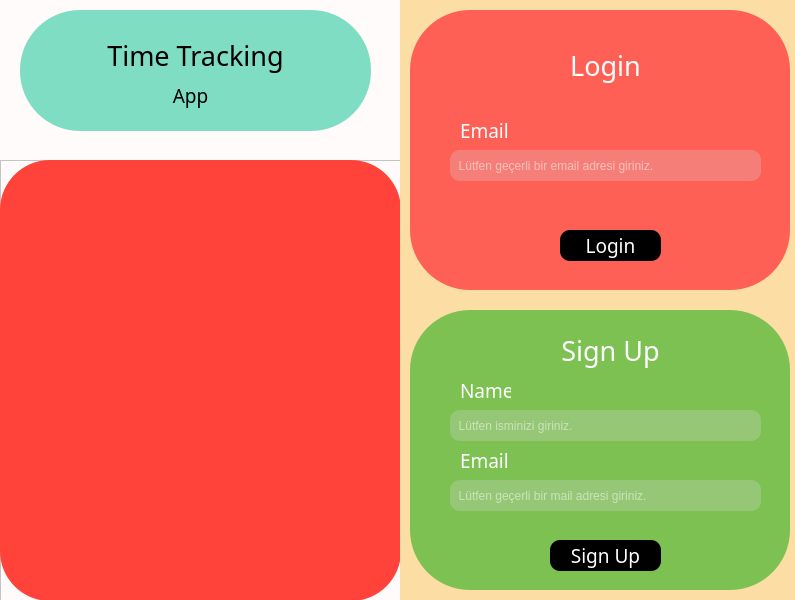
<?xml version="1.0" encoding="UTF-8"?>
<ui version="4.0">
 <class>loginUI</class>
 <widget class="QWidget" name="loginUI">
  <property name="geometry">
   <rect>
    <x>0</x>
    <y>0</y>
    <width>795</width>
    <height>600</height>
   </rect>
  </property>
  <property name="windowTitle">
   <string>Widget</string>
  </property>
  <property name="styleSheet">
   <string notr="true">background-color: rgb(133, 92, 119);</string>
  </property>
  <widget class="QWidget" name="leftSide" native="true">
   <property name="geometry">
    <rect>
     <x>0</x>
     <y>0</y>
     <width>400</width>
     <height>600</height>
    </rect>
   </property>
   <property name="styleSheet">
    <string notr="true">background-color: rgb(255, 251, 250);
border-right-color: rgb(27, 0, 21);
</string>
   </property>
   <widget class="QFrame" name="imageFrame">
    <property name="geometry">
     <rect>
      <x>0</x>
      <y>160</y>
      <width>401</width>
      <height>441</height>
     </rect>
    </property>
    <property name="frameShape">
     <enum>QFrame::StyledPanel</enum>
    </property>
    <property name="frameShadow">
     <enum>QFrame::Raised</enum>
    </property>
    <widget class="QLabel" name="image">
     <property name="geometry">
      <rect>
       <x>0</x>
       <y>0</y>
       <width>401</width>
       <height>441</height>
      </rect>
     </property>
     <property name="styleSheet">
      <string notr="true">border-radius:50px;
background-color: rgb(255, 66, 58);</string>
     </property>
     <property name="text">
      <string/>
     </property>
     <property name="pixmap">
      <pixmap>images/mainPage.png</pixmap>
     </property>
    </widget>
   </widget>
   <widget class="QWidget" name="titleWidget" native="true">
    <property name="enabled">
     <bool>true</bool>
    </property>
    <property name="geometry">
     <rect>
      <x>20</x>
      <y>10</y>
      <width>351</width>
      <height>121</height>
     </rect>
    </property>
    <property name="styleSheet">
     <string notr="true">background-color: rgb(126, 221, 194);
color:rgb(0,0,0);
border-radius:60px;
</string>
    </property>
    <widget class="QLabel" name="timeTrackingText">
     <property name="geometry">
      <rect>
       <x>70</x>
       <y>20</y>
       <width>211</width>
       <height>51</height>
      </rect>
     </property>
     <property name="font">
      <font>
       <family>Chalkboard</family>
       <pointsize>20</pointsize>
       <underline>false</underline>
      </font>
     </property>
     <property name="layoutDirection">
      <enum>Qt::LeftToRight</enum>
     </property>
     <property name="text">
      <string>Time Tracking</string>
     </property>
     <property name="alignment">
      <set>Qt::AlignCenter</set>
     </property>
    </widget>
    <widget class="QLabel" name="appText">
     <property name="geometry">
      <rect>
       <x>120</x>
       <y>70</y>
       <width>101</width>
       <height>31</height>
      </rect>
     </property>
     <property name="font">
      <font>
       <family>Chalkboard</family>
       <pointsize>14</pointsize>
       <underline>false</underline>
      </font>
     </property>
     <property name="layoutDirection">
      <enum>Qt::LeftToRight</enum>
     </property>
     <property name="text">
      <string>App</string>
     </property>
     <property name="alignment">
      <set>Qt::AlignCenter</set>
     </property>
    </widget>
   </widget>
  </widget>
  <widget class="QWidget" name="rightSide" native="true">
   <property name="geometry">
    <rect>
     <x>400</x>
     <y>0</y>
     <width>400</width>
     <height>600</height>
    </rect>
   </property>
   <property name="styleSheet">
    <string notr="true">background-color:rgb(252, 222, 164);</string>
   </property>
   <widget class="QWidget" name="signUpWidget" native="true">
    <property name="enabled">
     <bool>true</bool>
    </property>
    <property name="geometry">
     <rect>
      <x>10</x>
      <y>310</y>
      <width>380</width>
      <height>280</height>
     </rect>
    </property>
    <property name="styleSheet">
     <string notr="true">background-color:rgb(125, 193, 83);
color:rgb(255,255,255);
border-radius:60px;
</string>
    </property>
    <widget class="QPushButton" name="signUpButton">
     <property name="geometry">
      <rect>
       <x>140</x>
       <y>230</y>
       <width>111</width>
       <height>31</height>
      </rect>
     </property>
     <property name="font">
      <font>
       <family>Chalkboard</family>
       <pointsize>14</pointsize>
      </font>
     </property>
     <property name="styleSheet">
      <string notr="true">background-color:rgb(0, 0, 0);
border-radius:10px;
color:rgb(255, 255, 255);</string>
     </property>
     <property name="text">
      <string>Sign Up</string>
     </property>
    </widget>
    <widget class="QLineEdit" name="emailInputSignUp">
     <property name="geometry">
      <rect>
       <x>40</x>
       <y>170</y>
       <width>311</width>
       <height>31</height>
      </rect>
     </property>
     <property name="styleSheet">
      <string notr="true">background-color: rgba(217, 217, 217, 66);
border-radius:10px;
</string>
     </property>
     <property name="text">
      <string/>
     </property>
     <property name="placeholderText">
      <string>  Lütfen geçerli bir mail adresi giriniz.</string>
     </property>
    </widget>
    <widget class="QLabel" name="emailTextLabel">
     <property name="geometry">
      <rect>
       <x>50</x>
       <y>140</y>
       <width>51</width>
       <height>21</height>
      </rect>
     </property>
     <property name="font">
      <font>
       <family>Chalkboard</family>
       <pointsize>14</pointsize>
       <underline>false</underline>
      </font>
     </property>
     <property name="layoutDirection">
      <enum>Qt::LeftToRight</enum>
     </property>
     <property name="text">
      <string>Email</string>
     </property>
    </widget>
    <widget class="QLabel" name="signUpTextLAbel">
     <property name="geometry">
      <rect>
       <x>120</x>
       <y>10</y>
       <width>161</width>
       <height>61</height>
      </rect>
     </property>
     <property name="font">
      <font>
       <family>Chalkboard</family>
       <pointsize>20</pointsize>
       <underline>false</underline>
      </font>
     </property>
     <property name="layoutDirection">
      <enum>Qt::LeftToRight</enum>
     </property>
     <property name="text">
      <string>Sign Up</string>
     </property>
     <property name="alignment">
      <set>Qt::AlignCenter</set>
     </property>
    </widget>
    <widget class="QLineEdit" name="errorTextSignUp">
     <property name="geometry">
      <rect>
       <x>50</x>
       <y>200</y>
       <width>301</width>
       <height>21</height>
      </rect>
     </property>
     <property name="styleSheet">
      <string notr="true">background-color: rgba(255, 255, 255, 0);
color:red;</string>
     </property>
     <property name="text">
      <string/>
     </property>
    </widget>
    <widget class="QLabel" name="nameTextLabel">
     <property name="geometry">
      <rect>
       <x>50</x>
       <y>70</y>
       <width>51</width>
       <height>21</height>
      </rect>
     </property>
     <property name="font">
      <font>
       <family>Chalkboard</family>
       <pointsize>14</pointsize>
       <underline>false</underline>
      </font>
     </property>
     <property name="layoutDirection">
      <enum>Qt::LeftToRight</enum>
     </property>
     <property name="text">
      <string>Name</string>
     </property>
    </widget>
    <widget class="QLineEdit" name="nameInputSignUp">
     <property name="geometry">
      <rect>
       <x>40</x>
       <y>100</y>
       <width>311</width>
       <height>31</height>
      </rect>
     </property>
     <property name="styleSheet">
      <string notr="true">background-color: rgba(217, 217, 217, 66);
border-radius:10px;
</string>
     </property>
     <property name="text">
      <string/>
     </property>
     <property name="placeholderText">
      <string>  Lütfen isminizi giriniz.</string>
     </property>
    </widget>
   </widget>
   <widget class="QWidget" name="loginWidget" native="true">
    <property name="enabled">
     <bool>true</bool>
    </property>
    <property name="geometry">
     <rect>
      <x>10</x>
      <y>10</y>
      <width>380</width>
      <height>280</height>
     </rect>
    </property>
    <property name="styleSheet">
     <string notr="true">background-color:rgb(255, 96, 86);
color:rgb(255,255,255);
border-radius:60px;
</string>
    </property>
    <widget class="QPushButton" name="loginButton">
     <property name="geometry">
      <rect>
       <x>150</x>
       <y>220</y>
       <width>101</width>
       <height>31</height>
      </rect>
     </property>
     <property name="font">
      <font>
       <family>Chalkboard</family>
       <pointsize>14</pointsize>
      </font>
     </property>
     <property name="styleSheet">
      <string notr="true">background-color:rgb(0, 0, 0);
border-radius:10px;
color:rgb(255, 255, 255);</string>
     </property>
     <property name="text">
      <string>Login</string>
     </property>
    </widget>
    <widget class="QLineEdit" name="emailInputLogin">
     <property name="geometry">
      <rect>
       <x>40</x>
       <y>140</y>
       <width>311</width>
       <height>31</height>
      </rect>
     </property>
     <property name="styleSheet">
      <string notr="true">background-color: rgba(217, 217, 217, 66);
border-radius:10px;
</string>
     </property>
     <property name="text">
      <string/>
     </property>
     <property name="placeholderText">
      <string>  Lütfen geçerli bir email adresi giriniz.</string>
     </property>
    </widget>
    <widget class="QLabel" name="emailLabel">
     <property name="geometry">
      <rect>
       <x>50</x>
       <y>110</y>
       <width>51</width>
       <height>21</height>
      </rect>
     </property>
     <property name="font">
      <font>
       <family>Chalkboard</family>
       <pointsize>14</pointsize>
       <underline>false</underline>
      </font>
     </property>
     <property name="layoutDirection">
      <enum>Qt::LeftToRight</enum>
     </property>
     <property name="text">
      <string>Email</string>
     </property>
    </widget>
    <widget class="QLabel" name="loginText">
     <property name="geometry">
      <rect>
       <x>140</x>
       <y>30</y>
       <width>111</width>
       <height>51</height>
      </rect>
     </property>
     <property name="font">
      <font>
       <family>Chalkboard</family>
       <pointsize>20</pointsize>
       <underline>false</underline>
      </font>
     </property>
     <property name="layoutDirection">
      <enum>Qt::LeftToRight</enum>
     </property>
     <property name="text">
      <string>Login</string>
     </property>
     <property name="alignment">
      <set>Qt::AlignCenter</set>
     </property>
    </widget>
    <widget class="QLineEdit" name="errorTextLogin">
     <property name="geometry">
      <rect>
       <x>50</x>
       <y>170</y>
       <width>301</width>
       <height>21</height>
      </rect>
     </property>
     <property name="styleSheet">
      <string notr="true">background-color: rgba(255, 255, 255, 0);
color:black;</string>
     </property>
     <property name="text">
      <string/>
     </property>
    </widget>
   </widget>
  </widget>
 </widget>
 <resources/>
 <connections/>
</ui>
